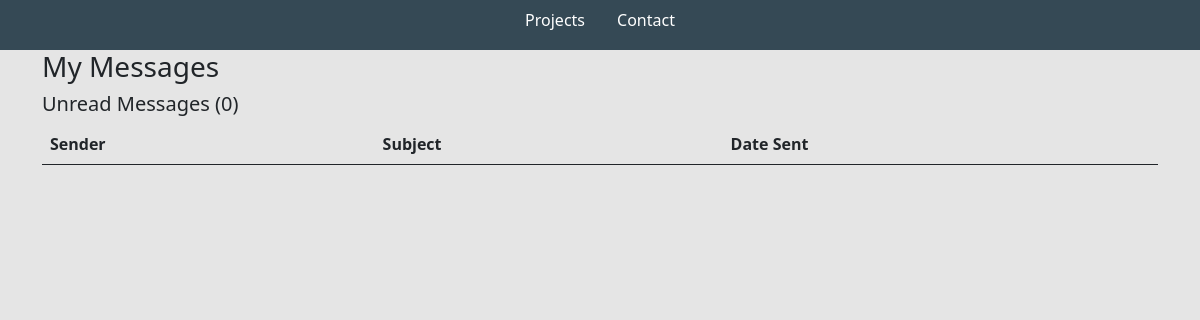
Before: /inbox/ with the older database file.
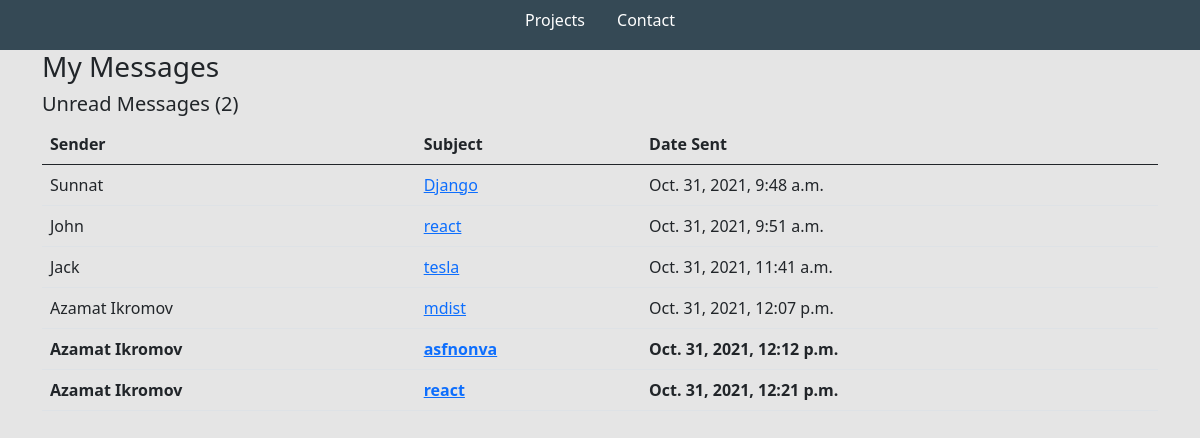
After: the same page with the newer database file.
### base/models.py (models this page shows, shortened)
class Message(models.Model):
    name = models.CharField(max_length=200,null=True)
    email = models.CharField(max_length=200,null=True)
    subject = models.CharField(max_length=200,null=True)
    body = models.TextField()
    is_read = models.BooleanField(default=False)
    created = models.DateTimeField(auto_now_add=True)
    id = models.UUIDField(default=uuid.uuid4, unique=True,primary_key=True, editable=False)

### base/views.py (the view)
# urls.py: path('inbox/', views.inboxPage, name="inbox"),
def inboxPage(request):
    inbox = Message.objects.all().order_by('-is_read')
    unreadCount = Message.objects.filter(is_read=False).count()
    context = {
        'inbox':inbox,
        'unreadCount': unreadCount,
    }
    return render(request, 'base/inbox.html', context)

### base/templates/base/inbox.html
{% extends 'base/main.html' %}
{% load static %}
{% block content %}
<div class="container">
    <h3>My Messages</h3>
    <h5>Unread Messages ({{unreadCount}})</h5>
    <table class="table">
        <thead>
            <tr>
                <th>Sender</th>
                <th>Subject</th>
                <th>Date Sent</th>
            </tr>
        </thead>
        <tbody>
            {% for message in inbox %}
            {% if  message.is_read %}
            <tr>
                {% else %}
            <tr style="font-weight: 900">
                {% endif %}
                <td>{{message.name}}</td>
                <td><a href="{% url 'message' message.id %}">{{message.subject}}</a></td>
                <td>{{message.created}}</td>
            </tr>
            {% endfor %}
        </tbody>
    </table>
</div>
{% endblock %}

### base/templates/base/main.html (shortened to what this page needs)
{% load static %}
<!DOCTYPE html>
<html lang="en">
<head>
    <link href="https://cdn.jsdelivr.net/npm/bootstrap@5.0.1/dist/css/bootstrap.min.css" rel="stylesheet"
 />
    <link rel="stylesheet" href="{% static 'styles/main.css' %}" />
</head>
<body>
    {% include 'base/navbar.html' %}
    {% block content  %}{% endblock   %}
</body>
</html>

### base/templates/base/navbar.html (shortened to what this page needs)
<section class="navigation-bar">
    <a class="nav-link" href="{% url 'home' %}">Projects</a>
    <a class="nav-link" href="#">Contact</a>
</section>

### static/styles/main.css (style rules this page uses)
body { background-color: #e5e5e5; }
.navigation-bar { background-color: #354955; height: 50px; display: flex; justify-content: center; }
.nav-link { color: #fff; }

Changed rows visible on the page:
added Message: name "Sunnat", subject "Django", created "Oct. 31, 2021, 9:48 a.m."
added Message: name "John", subject "react", created "Oct. 31, 2021, 9:51 a.m."
added Message: name "Jack", subject "tesla", created "Oct. 31, 2021, 11:41 a.m."
added Message: name "Azamat Ikromov", subject "mdist", created "Oct. 31, 2021, 12:07 p.m."
added Message: name "Azamat Ikromov", subject "asfnonva", created "Oct. 31, 2021, 12:12 p.m."
added Message: name "Azamat Ikromov", subject "react", created "Oct. 31, 2021, 12:21 p.m."
Other visible differences:
{{ unreadCount }}: "0" → "2"
